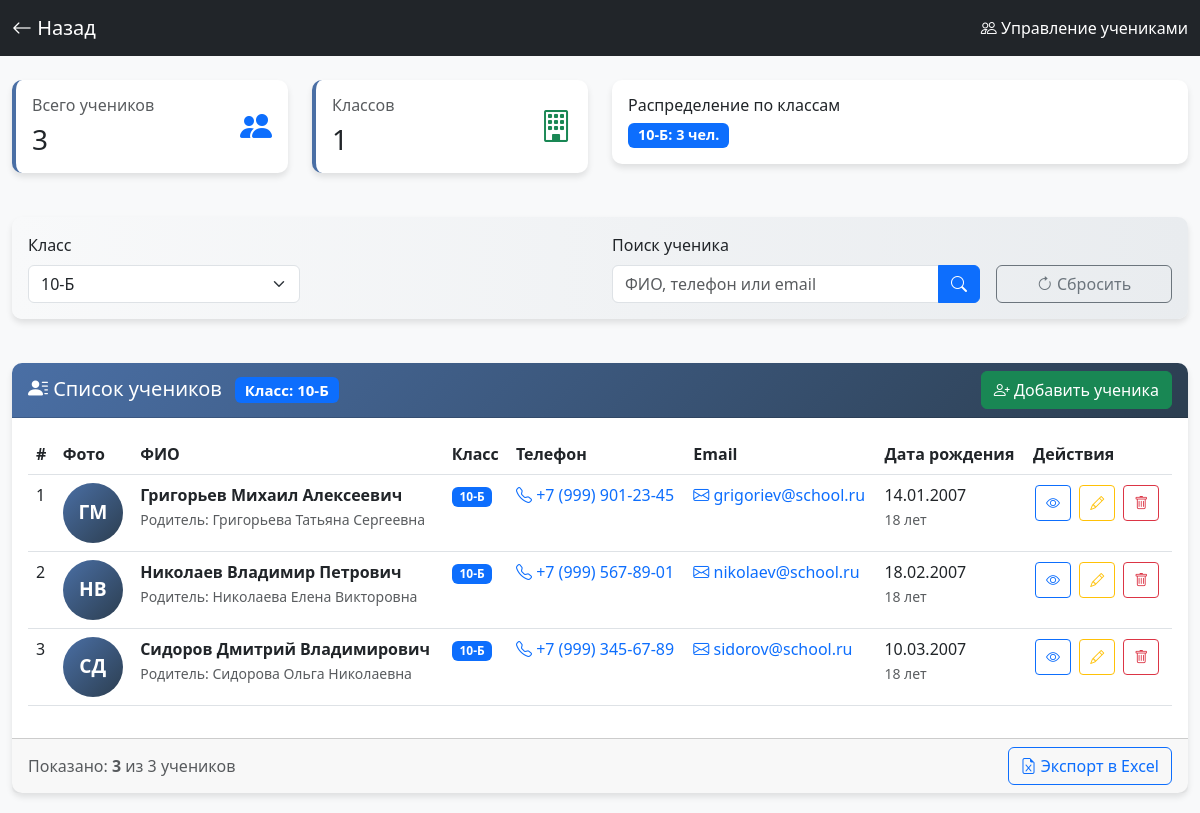
Screenshot of /students.php?class=10-Б (signed in) with the database file from the repository.
### tables this page shows
CREATE TABLE `students` (
  `id` int(11) NOT NULL,
  `full_name` varchar(100) NOT NULL,
  `class` varchar(20) NOT NULL,
  `birth_date` date DEFAULT NULL,
  `phone` varchar(20) DEFAULT NULL,
  `email` varchar(100) DEFAULT NULL,
  `parent_name` varchar(100) DEFAULT NULL,
  `parent_phone` varchar(20) DEFAULT NULL,
  `address` text,
  `created_at` timestamp NOT NULL DEFAULT CURRENT_TIMESTAMP,
  `updated_at` datetime DEFAULT NULL
);

### students.php (the view, shortened to what the rows shown need)
<?php
$pdo = Database::getConnection();
$selected_class = $_GET['class'] ?? '';
$sql = "SELECT * FROM students WHERE 1=1";
$params = [];
if (!empty($selected_class)) {
    $sql .= " AND class = ?";
    $params[] = $selected_class;
}
$sql .= " ORDER BY class, full_name";
try {
    $stmt = $pdo->prepare($sql);
    $stmt->execute($params);
    $students = $stmt->fetchAll(PDO::FETCH_ASSOC);
} catch (Exception $e) {
    $students = [];
}
$class_stats = [];
foreach ($students as $student) {
    $class = $student['class'];
    if (!isset($class_stats[$class])) {
        $class_stats[$class] = 0;
    }
    $class_stats[$class]++;
}
?>
<!DOCTYPE html>
<html lang="ru">
<head>
    <link href="https://cdn.jsdelivr.net/npm/bootstrap@5.3.0/dist/css/bootstrap.min.css" rel="stylesheet">
    <link rel="stylesheet" href="https://cdn.jsdelivr.net/npm/bootstrap-icons@1.11.0/font/bootstrap-icons.css">
    <link rel="stylesheet" href="https://cdn.datatables.net/1.13.6/css/dataTables.bootstrap5.min.css">
</head>
<body>
    <div class="container-fluid mt-4">
        <div class="row mb-4">
            <div class="col-md-6">
                <div class="card">
                    <div class="card-body">
                        <div class="d-flex flex-wrap gap-2">
                            <?php foreach ($class_stats as $class => $count): ?>
                                <span class="badge bg-primary badge-class">
                                    <?php echo $class; ?>: <?php echo $count; ?> чел.
                                </span>
                            <?php endforeach; ?>
                        </div>
                    </div>
                </div>
            </div>
        </div>
        <div class="row">
            <div class="col-12">
                <div class="card">
                    <div class="card-body">
                        <?php if (empty($students)): ?>
                            <div class="text-center py-5">
                                <i class="bi bi-people" style="font-size: 4rem; color: #dee2e6;"></i>
                                <h5 class="mt-3">Ученики не найдены</h5>
                                <p class="text-muted">Добавьте первого ученика или измените параметры поиска</p>
                            </div>
                        <?php else: ?>
                            <div class="table-responsive">
                                <table class="table table-hover">
                                    <thead>
                                        <tr>
                                            <th>#</th>
                                            <th>Фото</th>
                                            <th>ФИО</th>
                                            <th>Класс</th>
                                            <th>Телефон</th>
                                            <th>Email</th>
                                            <th>Дата рождения</th>
                                            <th>Действия</th>
                                        </tr>
                                    </thead>
                                    <tbody>
                                        <?php foreach ($students as $index => $student):
                                            $initials = '';
                                            $name_parts = explode(' ', $student['full_name']);
                                            if (count($name_parts) >= 2) {
                                                $initials = mb_substr($name_parts[0], 0, 1) . mb_substr($name_parts[1], 0, 1);
                                            } else {
                                                $initials = mb_substr($student['full_name'], 0, 2);
                                            }
                                            $initials = mb_strtoupper($initials);
                                        ?>
                                        <tr>
                                            <td><?php echo $index + 1; ?></td>
                                            <td>
                                                <div class="avatar-placeholder">
                                                    <?php echo $initials; ?>
                                                </div>
                                            </td>
                                            <td>
                                                <strong><?php echo htmlspecialchars($student['full_name']); ?></strong>
                                                <?php if ($student['parent_name']): ?>
                                                    <br>
                                                    <small class="text-muted">
                                                        Родитель: <?php echo htmlspecialchars($student['parent_name']); ?>
                                                    </small>
                                                <?php endif; ?>
                                            </td>
                                            <td>
                                                <span class="badge bg-primary"><?php echo $student['class']; ?></span>
                                            </td>
                                            <td>
                                                <?php if ($student['phone']): ?>
                                                    <a href="tel:<?php echo $student['phone']; ?>" class="text-decoration-none">
                                                        <i class="bi bi-telephone"></i> <?php echo $student['phone']; ?>
                                                    </a>
                                                <?php else: ?>
                                                    <span class="text-muted">—</span>
                                                <?php endif; ?>
                                            </td>
                                            <td>
                                                <?php if ($student['email']): ?>
                                                    <a href="mailto:<?php echo $student['email']; ?>" class="text-decoration-none">
                                                        <i class="bi bi-envelope"></i> <?php echo $student['email']; ?>
                                                    </a>
                                                <?php else: ?>
                                                    <span class="text-muted">—</span>
                                                <?php endif; ?>
                                            </td>
                                            <td>
                                                <?php if ($student['birth_date']): ?>
                                                    <?php echo date('d.m.Y', strtotime($student['birth_date'])); ?>
                                                    <br>
                                                    <small class="text-muted">
                                                        <?php
                                                            $birth_date = new DateTime($student['birth_date']);
                                                            $today = new DateTime();
                                                            $age = $today->diff($birth_date)->y;
                                                            echo $age . ' лет';
                                                        ?>
                                                    </small>
                                                <?php else: ?>
                                                    <span class="text-muted">—</span>
                                                <?php endif; ?>
                                            </td>
                                            <td>
                                                <div class="action-buttons">
                                                    <button class="btn btn-sm btn-outline-primary"
                                                            data-bs-toggle="modal"
                                                            data-bs-target="#viewStudentModal"
                                                            onclick="viewStudent(<?php echo htmlspecialchars(json_encode($student)); ?>)">
                                                        <i class="bi bi-eye"></i>
                                                    </button>
                                                    <button class="btn btn-sm btn-outline-warning"
                                                            data-bs-toggle="modal"
                                                            data-bs-target="#editStudentModal"
                                                            onclick="editStudent(<?php echo htmlspecialchars(json_encode($student)); ?>)">
                                                        <i class="bi bi-pencil"></i>
                                                    </button>
                                                    <a href="students.php?delete=<?php echo $student['id']; ?>"
                                                       class="btn btn-sm btn-outline-danger"
                                                       onclick="return confirm('Удалить ученика <?php echo addslashes($student['full_name']); ?>?')">
                                                        <i class="bi bi-trash"></i>
                                                    </a>
                                                </div>
                                            </td>
                                        </tr>
                                        <?php endforeach; ?>
                                    </tbody>
                                </table>
                            </div>
                        <?php endif; ?>
                    </div>
                </div>
            </div>
        </div>
    </div>
</body>
</html>

### rows the page displays
students: class "10-Б", count "3", full_name "СД", full_name "Сидоров Дмитрий Владимирович", parent_name "Сидорова Ольга Николаевна", phone "+7 (999) 345-67-89", email "sidorov@school.ru", birth_date "10.03.2007", birth_date "18"
students: full_name "ГМ", full_name "Григорьев Михаил Алексеевич", parent_name "Григорьева Татьяна Сергеевна", class "10-Б", phone "+7 (999) 901-23-45", email "grigoriev@school.ru", birth_date "14.01.2007", birth_date "18"
students: full_name "НВ", full_name "Николаев Владимир Петрович", parent_name "Николаева Елена Викторовна", class "10-Б", phone "+7 (999) 567-89-01", email "nikolaev@school.ru", birth_date "18.02.2007", birth_date "18"

### other values shown
$total_students "3"
count($class_stats) "1"
$selected_class "10-Б"
count($students) "3"
form field class "10-Б"
